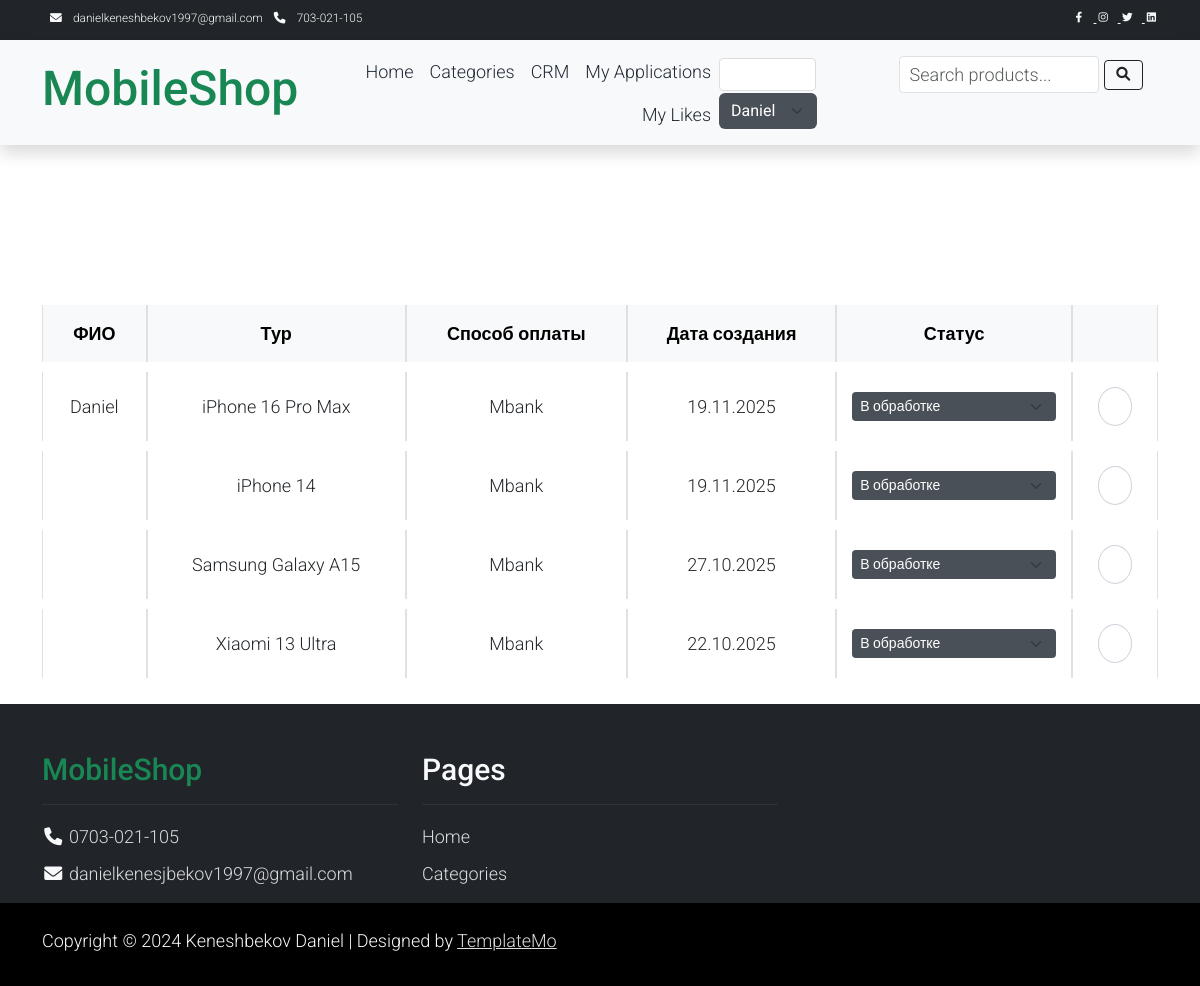
/ru/crm/payment_requests/ (signed in), run on the app's committed database.
### user/models.py (models this page shows, shortened)
class MyUser(AbstractBaseUser):
    email = models.EmailField(unique=True, verbose_name="Адрес электронной почты")
    first_name = models.CharField(max_length=150,verbose_name="Имя")
    last_name = models.CharField(max_length=150, blank=True, null=True)
    phone_number = models.CharField(max_length=13,verbose_name="Номер телефона")
    status = models.PositiveSmallIntegerField(
        choices=(
            (1, 'Обычный Пользователь'),
            (2, 'Менеджер'),
            (3, 'Бухгалтер')
        ),
        default = 1
    )
    created_date = models.DateTimeField(auto_now_add=True)
    is_admin = models.BooleanField(default=False)
    objects = MyUserManager()
    USERNAME_FIELD = 'email'
    REQUIRED_FIELDS = ['first_name', 'phone_number']
    @property
    def full_name(self):
        if not self.last_name:
            check_last_name = ''
        else:
            check_last_name = self.last_name
        return f"{check_last_name} {self.first_name}"
    class Meta:
        verbose_name = 'Пользователь'
        verbose_name_plural = 'Пользователи'

### payment_system/models.py (models this page shows)
class ProductPaymentApplication(models.Model):
    user = models.ForeignKey(MyUser, on_delete=models.SET_NULL, null=True)
    tour = models.ForeignKey(Products, on_delete=models.SET_NULL, null=True)
    payment_method = models.CharField(max_length=50)
    payment_check = models.FileField(upload_to='media/payment_check')
    status = models.CharField(
        max_length=25,
        choices=PaymentApplicationStatusEnum.choices,
        default=PaymentApplicationStatusEnum.IN_PROGRESS
    )
    created_date = models.DateTimeField(auto_now_add=True)
    class Meta:
        verbose_name = 'Заявка на оплату за Тур'
        verbose_name_plural = 'Заявка на оплату за Тур'

### goods/models.py (models this page shows)
class Products(models.Model):
    name = models.CharField(max_length=150, unique=True)
    slug = models.SlugField(max_length=200, unique=True, blank=True, null=True)
    descriptions = models.TextField(max_length=1000, blank=True, verbose_name='Описание')
    image = models.ImageField(upload_to='media/product_images', blank=True, null=True)
    price = models.DecimalField(max_digits=20, decimal_places=2, default=0.00, verbose_name='Цена')
    category = models.ForeignKey(Categories, on_delete=models.CASCADE, related_name='products', verbose_name='Категория')
    status = models.PositiveSmallIntegerField(
        choices=(
            (1, 'Нету в наличии'),
            (2, 'В продаже'),
        ),
        default=1,
        verbose_name='Статус'
    )
    created_date = models.DateTimeField(auto_now_add=True)
    class Meta:
        verbose_name = 'Продукт'
        verbose_name_plural = 'Продукты'
    def __str__(self):
        return self.name

### crm/views.py (the view)
# urls.py: path('payment_requests/', views.payment_request_view, name='payment_applications'),
def payment_request_view(request):
    if not request.user.is_authenticated or not request.user.is_admin and not request.user.status == 2:
        return redirect('main:main_index')
    applications = ProductPaymentApplication.objects.filter(status__in=['in_progress', 'denied']).order_by('-id')
    payment_choices = PaymentApplicationStatusEnum
    return render(
        request=request,
        template_name='crm/payment_request.html',
        context={
            'applications': applications,
            'payment_choices': payment_choices
        }
    )

### crm/templates/crm/payment_request.html (shortened to what this page needs)
{% extends 'base.html' %}
{% load static %}
{% block content %}
    <div class="container" style="margin-top: 150px;">
        <table class="table table-hover table-bordered align-middle">
          <thead class="table-light text-dark">
            <tr>
              <th scope="col">ФИО</th>
              <th scope="col">Тур</th>
              <th scope="col">Способ оплаты</th>
              <th scope="col">Дата создания</th>
              <th scope="col">Статус</th>
              <th scope="col"></th>
            </tr>
          </thead>
          <tbody>
          {% for application in applications %}
            <tr style = "color: black;">
              <td>{{ application.user.full_name }}</td>
              <td>{{ application.tour }}</td>
              <td>{{ application.payment_method }}</td>
              <td>{{ application.created_date|date:"d.m.Y" }}</td>
              <td>
                <form method="post" action="{% url 'payment_status_update' application.id %}">
                  <select class="form-select form-select-sm" aria-label="Default select example" onchange="this.form.submit()" name="status" style="min-width: 150px;">
                    <option selected>{{ application.get_status_display }}</option>
                  </select>
                </form>
              </td>
              <td>
                <a href="#" class="btn btn-outline-light btn-sm">@</a>
              </td>
            </tr>
          {% endfor %}
          </tbody>
        </table>
    </div>
{% endblock %}

### templates/base.html (shortened to what this page needs)
<!DOCTYPE html>
{% load static %}
{% load i18n %}
<html lang="{{ LANGUAGE_CODE }}">
<head>
    <link rel="stylesheet" href="{% static 'assets/css/bootstrap.min.css' %}">
    <link rel="stylesheet" href="{% static 'assets/css/templatemo.css' %}">
    <link rel="stylesheet" href="{% static 'assets/css/custom.css' %}">
    <link rel="stylesheet" href="{% static 'assets/css/fontawesome.min.css' %}">
    <link href="https://cdn.jsdelivr.net/npm/bootstrap@5.3.0-alpha1/dist/css/bootstrap.min.css" rel="stylesheet">
    <link href="https://cdnjs.cloudflare.com/ajax/libs/font-awesome/6.0.0-beta3/css/all.min.css" rel="stylesheet">
</head>
<body>
<nav class="navbar navbar-expand-lg bg-dark navbar-dark d-none d-lg-block" id="templatemo_nav_top">
    <div class="container text-light">
        <div class="w-100 d-flex justify-content-between">
            <div>
                <i class="fa fa-envelope mx-2"></i>
                <a class="navbar-sm-brand text-light text-decoration-none" href="mailto:danielkeneshbekov1997@gmail.com">
                    danielkeneshbekov1997@gmail.com
                </a>
                <i class="fa fa-phone mx-2"></i>
                <a class="navbar-sm-brand text-light text-decoration-none" href="tel:703021105">
                    {% trans "703-021-105" %}
                </a>
            </div>
            <div>
                <a class="text-light" href="https://fb.com/templatemo" target="_blank" rel="sponsored">
                </a>
                <a class="text-light" href="https://www.instagram.com/" target="_blank">
                </a>
                <a class="text-light" href="https://twitter.com/" target="_blank">
                </a>
                <a class="text-light" href="https://www.linkedin.com/" target="_blank">
                </a>
            </div>
        </div>
    </div>
</nav>
<nav class="navbar navbar-expand-lg navbar-light bg-light shadow" id="main-navbar">
    <div class="container d-flex justify-content-between align-items-center">
        <a class="navbar-brand text-success logo h1 align-self-center" href="{% url 'main:main_index' %}">
            {% trans "MobileShop" %}
        </a>
        <div class="align-self-center collapse navbar-collapse flex-fill d-lg-flex justify-content-lg-between" id="templatemo_main_nav">
            <div class="flex-fill">
                <ul class="nav navbar-nav d-flex justify-content-end mx-lg-auto">
                    <li class="nav-item">
                        <a class="nav-link" href="{% url 'main:main_index' %}">{% trans "Home" %}</a>
                    </li>
                    <li class="nav-item">
                        <a class="nav-link" href="{% url 'goods:categories_index' 'all' %}">{% trans "Categories" %}</a>
                    </li>
                    {% if request.user.status == 2 or request.user.is_admin %}
                        <li class="nav-item">
                            <a class="nav-link" href="{% url 'dashboard' %}">CRM</a>
                        </li>
                    {% endif %}
                    {% if request.user.is_authenticated %}
                        {% if request.user.status != 2 %}
                            <li class="nav-item">
                                <a class="nav-link" href="{% url 'payment_system:applications' %}">{% trans "My Applications" %}</a>
                            </li>
                            <li class="nav-item">
                                <a class="nav-link" href="{% url 'goods:user_likes' %}">{% trans "My Likes" %}</a>
                            </li>
                        {% endif %}
                    {% endif %}
                </ul>
            </div>
            <div class="navbar align-self-center d-flex">
                <div class="language-switcher">
                    <form action="{% url 'set_language' %}" method="post">
                        <select name="language" onchange="this.form.submit()" class="form-select form-select-sm">
                            {% get_current_language as LANGUAGE_CODE %}
                            {% get_available_languages as LANGUAGES %}
                            {% for lang in LANGUAGES %}
                                <option value="{{ lang.0 }}" {% if lang.0 == LANGUAGE_CODE %}selected{% endif %}>
                                    {{ lang.1 }}
                                </option>
                            {% endfor %}
                        </select>
                    </form>
                </div>
                <form action="{% url 'goods:search' %}" method="get" class="d-flex align-items-center nav-icon" style="gap: 5px; margin:0;margin-right: 15px;margin-left: 15px">
                    <input
                        type="text"
                        name="q"
                        class="form-control form-control-sm"
                        placeholder="{% trans 'Search products...' %}"
                        aria-label="{% trans 'Search products' %}"
                        style="width: 200px; height: 30px; padding: 2px 10px;"
                    >
                    <button type="submit" class="btn btn-sm btn-outline-dark" style="height: 30px; padding: 0 10px;">
                        <i class="fa fa-fw fa-search"></i>
                    </button>
                </form>
                <div class="nav-item">
                    {% if request.user.is_authenticated %}
                      <select class="form-select" aria-label="User menu" onchange="if (this.value) window.location.href=this.value;">
                          <option selected disabled>{{ request.user.full_name }}</option>
                      </select>
                    {% endif %}
                </div>
            </div>
        </div>
    </div>
</nav>
{% block content %}
{% endblock %}
<footer class="bg-dark" id="tempaltemo_footer">
    <div class="container">
        <div class="row">
            <div class="col-md-4 pt-5">
                <h2 class="h2 text-success border-bottom pb-3 border-light logo">{% trans "MobileShop" %}</h2>
                <ul class="list-unstyled text-light footer-link-list">
                    <li>
                        <i class="fa fa-phone fa-fw"></i>
                        <a class="text-decoration-none" href="tel:703021105">0703-021-105</a>
                    </li>
                    <li>
                        <i class="fa fa-envelope fa-fw"></i>
                        <a class="text-decoration-none" href="mailto:danielkenesjbekov1997@gmail.com">
                            danielkenesjbekov1997@gmail.com
                        </a>
                    </li>
                </ul>
            </div>
            <div class="col-md-4 pt-5">
                <h2 class="h2 text-light border-bottom pb-3 border-light">{% trans "Pages" %}</h2>
                <ul class="list-unstyled text-light footer-link-list">
                    <li><a class="text-decoration-none" href="{% url 'main:main_index' %}">{% trans "Home" %}</a></li>
                    <li><a class="text-decoration-none" href="{% url 'goods:categories_index' 'all' %}">{% trans "Categories" %}</a></li>
                </ul>
            </div>
        </div>
    </div>
    <div class="w-100 bg-black py-3">
        <div class="container">
            <div class="row pt-2">
                <div class="col-12">
                    <p class="text-left text-light">
                        Copyright &copy; 2024 Keneshbekov Daniel |
                        {% trans "Designed by" %} <a rel="sponsored" href="https://templatemo.com" target="_blank">TemplateMo</a>
                    </p>
                </div>
            </div>
        </div>
    </div>
</footer>
</body>
</html>

### static/assets/css/templatemo.css (style rules this page uses)
body, ul, li, p, a, label, input, div { font-family: 'Roboto', sans-serif; font-size: 18px !important; font-weight: 300 !important; }
.h1 { font-family: 'Roboto', sans-serif; font-size: 48px !important; font-weight: 200 !important; }
.h2 { font-family: 'Roboto', sans-serif; font-size: 30px !important; font-weight: 300; }
.logo { font-weight: 500 !important; }
.text-success { color: #59ab6e !important; }
.text-light { color: #cfd6e1 !important; }
.bg-dark { background-color: #212934 !important; }
.bg-light { background-color: #e9eef5 !important; }
.bg-black { background-color: #1d242d !important; }
#templatemo_nav_top { min-height: 40px; }
#templatemo_nav_top * { font-size: .9em !important; }
#templatemo_main_nav a { color: #212934; }
#templatemo_main_nav .navbar .nav-icon { margin-right: 20px; }
.form-control { border: 1px solid #e8e8e8; }
#tempaltemo_footer a { color: #dcdde1; }
#tempaltemo_footer ul.footer-link-list li { padding-top: 10px; }
#tempaltemo_footer .border-light { border-color: #2d343f !important; }
@media (min-width: 768px) { #templatemo_main_nav .navbar-nav { max-width: 450px; } }
@media (min-width: 992px) { #templatemo_main_nav .navbar-nav { max-width: 550px; } }

### templates/base.html (style rules this page uses)
#main-navbar { transition: all 0.3s ease-in-out; }
.language-switcher { margin-right: 15px; }
.language-switcher select { border: 1px solid #ddd; border-radius: 4px; padding: 5px 10px; background: white; cursor: pointer; }

### crm/templates/crm/payment_request.html (style rules this page uses)
.table { border-collapse: separate; border-spacing: 0 10px; }
.table thead { background-color: #e0e0e0; color: #333; }
.table tbody tr { background-color: #c3e537; transition: background-color 0.3s; }
.table tbody td, .table thead th { padding: 15px; text-align: center; vertical-align: middle; }
.form-select { color: #fff; background-color: #495057; border: none; transition: background-color 0.3s, transform 0.2s; }
.btn-outline-light { border-radius: 50%; padding: 5px 8px; font-size: 14px; color: #fff; border: 1px solid #ced4da; transition: background-color 0.3s, color 0.3s; }

### data on the page
MyUser: last_name+first_name "Daniel"
ProductPaymentApplication: user.full_name "Daniel", tour "iPhone 16 Pro Max", payment_method "Mbank", created_date "19.11.2025", status "В обработке"
ProductPaymentApplication: tour "iPhone 14", payment_method "Mbank", created_date "19.11.2025", status "В обработке"
ProductPaymentApplication: tour "Samsung Galaxy A15", payment_method "Mbank", created_date "27.10.2025", status "В обработке"
ProductPaymentApplication: tour "Xiaomi 13 Ultra", payment_method "Mbank", created_date "22.10.2025", status "В обработке"

### other printed values
form field language "Русский"
